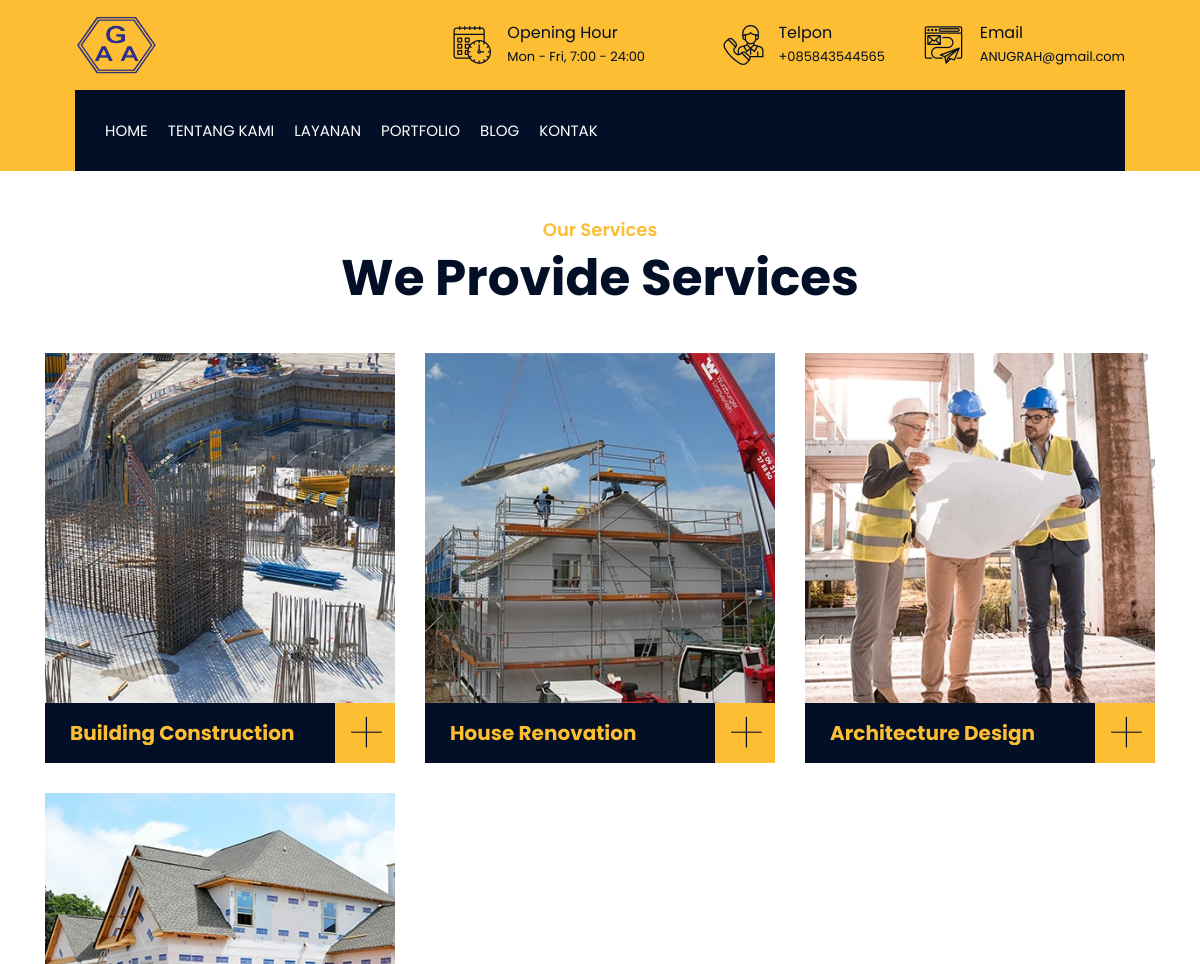
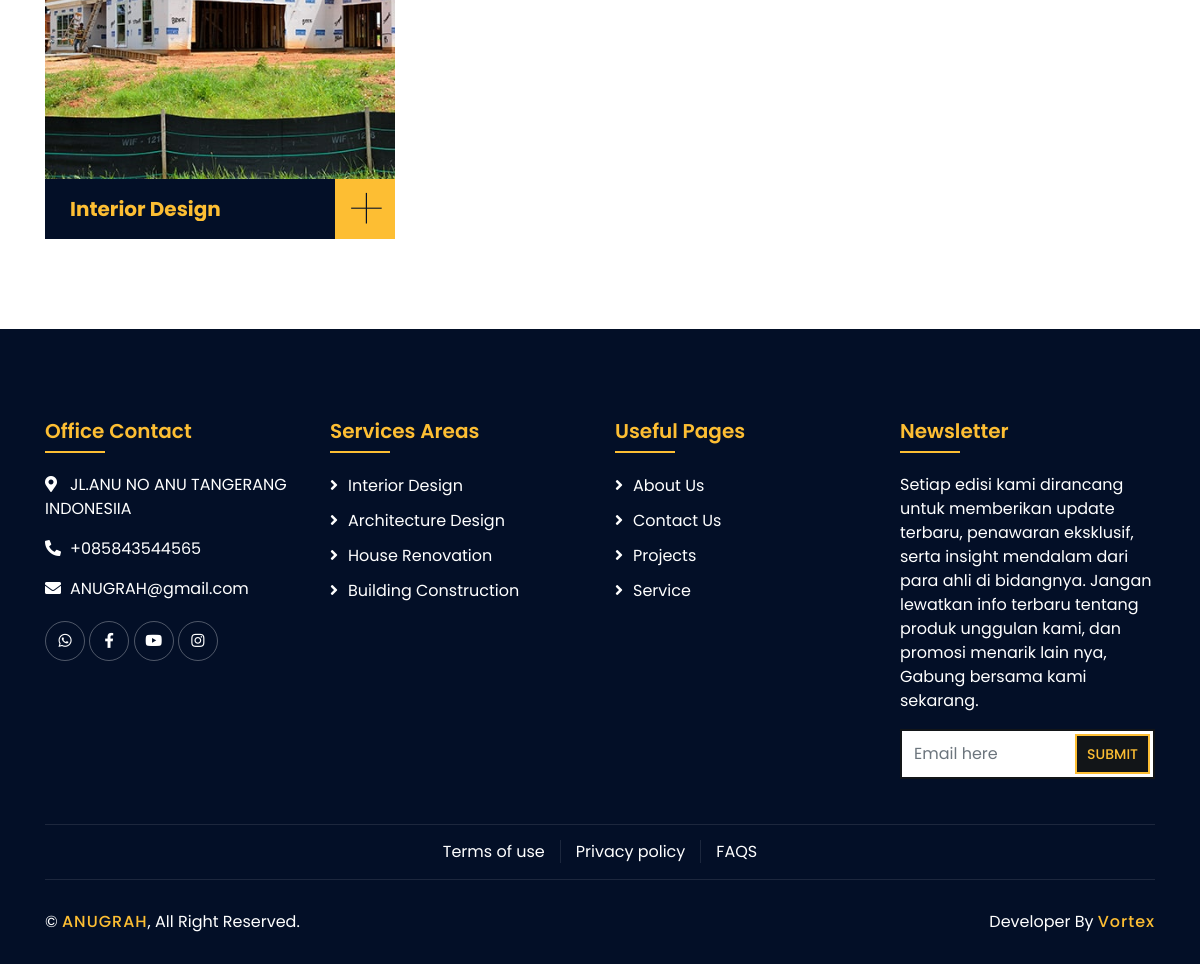
The app's page /index.php/main/service with its own data (2 pictures, top to bottom).
### tables this page shows
CREATE TABLE `set_app` (
  `id` int NOT NULL,
  `app_name` varchar(100) NOT NULL,
  `title` varchar(190) NOT NULL,
  `deskripsi` varchar(190) NOT NULL,
  `email` varchar(100) NOT NULL,
  `telpon` varchar(20) NOT NULL,
  `logo` varchar(100) NOT NULL,
  `addres` varchar(100) NOT NULL,
  `keyword` varchar(225) NOT NULL,
  `map` text NOT NULL,
  `favicon` varchar(160) NOT NULL
);

CREATE TABLE `tbl_meta_pages` (
  `id` int NOT NULL,
  `pages` varchar(100) NOT NULL,
  `meta_title` varchar(190) NOT NULL,
  `meta_deskripsi` varchar(190) NOT NULL
);

CREATE TABLE `tbl_service` (
  `id` int NOT NULL,
  `title` varchar(190) NOT NULL,
  `body` text NOT NULL,
  `images` text NOT NULL,
  `private` int NOT NULL,
  `slug` varchar(225) NOT NULL,
  `meta_deskripsi` varchar(190) NOT NULL,
  `keyword` varchar(225) NOT NULL
);

### application/controllers/Main.php (called while the page is built, shortened)
<?php
class Main extends CI_Controller
{
    public function __construct()
    {
        $this->load->model('Main_m', 'models');
    }
    function static()
    {
        $data['header'] = 'pages/public/builder/header';
        $data['nav'] = 'pages/public/builder/nav';
        $data['footer'] = 'pages/public/builder/footer';
        return $data;
    }
    public function service()
    {
        $service_title = $this->models->fetc_where_data('tbl_meta_pages', 'pages', 'SERVICE');
        $data['body'] = 'pages/public/builder/component/service';
        $data['static'] = $this->static();
        $data['seo_title'] = $service_title['meta_title'];
        $data['seo_deskripsi'] = $service_title['meta_deskripsi'];
        $data['seo_keyword'] = app('keyword');
        $data['robots'] = 'all, index, follow';
        $data['ogImages'] = base_url('assets/public/img/') . app('logo');
        $data['ogAlt'] = 'all, index, follow';
        $data['meta_service'] = $this->models->fetc_where_data('tbl_meta_pages', 'pages', 'SERVICE');
        $data['breadcump_1'] = $this->uri->segment(1);
        $data['service'] = $this->models->fetc_all_data_where('tbl_service', 'private', 0);
        $this->load->view('main', $data);
    }
}

### index.php (called while the page is built, shortened)
<?php
require_once BASEPATH.'core/CodeIgniter.php';

### application/helpers/app_helper.php (called while the page is built, shortened)
<?php
function app($x)
{
    $ci = get_instance();
    $q = $ci->db->get_where('set_app', ['id' => 1])->row_array();
    if ($x == 'telpon') {
        $r = $q['telpon'];
    } elseif (($x == 'email')) {
        $r = $q['email'];
    } elseif (($x == 'app_name')) {
        $r = $q['app_name'];
    } elseif (($x == 'logo')) {
        $r = $q['logo'];
    } elseif (($x == 'addres')) {
        $r = $q['addres'];
    } elseif (($x == 'app_name')) {
        $r = $q['app_name'];
    } elseif (($x == 'deskripsi')) {
        $r = $q['deskripsi'];
    } elseif (($x == 'keyword')) {
        $r = $q['keyword'];
    } elseif (($x == 'title')) {
        $r = $q['title'];
    } elseif (($x == 'map')) {
        $r = $q['map'];
    } elseif (($x == 'favicon')) {
        $r = $q['favicon'];
    }
    return $r;
}
function media($x)
{
    $ci = get_instance();
    $q = $ci->db->get_where('set_media', ['media' => $x])->row_array();
    return $q['link'];
}
function get_db($table)
{
    $ci = get_instance();
    $ci->db->limit(6);
    $ci->db->order_by('id', 'DESC');
    $q = $ci->db->get($table)->result();
    return $q;
}

### application/models/Main_m.php (called while the page is built, shortened)
<?php defined('BASEPATH') or exit('No direct script access allowed');
class Main_m extends CI_Model
{
    public function fetc_where_data($table, $where, $field)
    {
        $query = $this->db->get_where($table, [$where => $field])->row_array();
        return $query;
    }
    public function fetc_all_data_where($table, $where, $field)
    {
        $this->db->where($where, $field);
        $query = $this->db->get($table)->result();
        return $query;
    }
}

### application/views/pages/public/builder/component/service.php (the view, shortened to what this page needs)
<div class="service">
    <div class="container">
        <div class="section-header text-center">
            <p><?= $meta_service['meta_deskripsi'] ?></p>
            <h2><?= $meta_service['meta_title'] ?></h2>
        </div>
        <div class="row">
            <?php foreach ($service as $r): ?>
            <div class="col-lg-4 col-md-6 wow fadeInUp" data-wow-delay="0.1s">
                <div class="service-item">
                    <div class="service-img">
                        <img src="<?= htmlentities(base_url('assets/public/img/') . $r->images, ENT_QUOTES) ?>"
                            alt="<?= htmlentities($r->title) ?>">
                    </div>
                    <div class="service-text">
                        <h3><?= htmlentities($r->title) ?></h3>
                        <a class="btn" href="<?= htmlentities(base_url('service/') . $r->slug, ENT_QUOTES) ?>">+</a>
                    </div>
                </div>
            </div>
            <?php endforeach ?>
        </div>
    </div>
</div>

### application/views/main.php (shortened to what this page needs)
<!DOCTYPE html>
<html lang="en">
<head>
    <?php $this->load->view($static['header']) ?>
</head>
<body>
    <?php $this->load->view($static['nav']) ?>
    <?php $this->load->view($body) ?>
    <?php $this->load->view($static['footer']) ?>
</body>
</html>

### application/views/pages/public/builder/header.php (shortened to what this page needs)
<link href="https://stackpath.bootstrapcdn.com/bootstrap/4.4.1/css/bootstrap.min.css" rel="stylesheet">
<link href="https://cdnjs.cloudflare.com/ajax/libs/font-awesome/5.10.0/css/all.min.css" rel="stylesheet">
<link href="<?= base_url('assets/public/') ?>lib/flaticon/font/flaticon.css" rel="stylesheet">
<link href="<?= base_url('assets/public/') ?>lib/animate/animate.min.css" rel="stylesheet">
<link href="<?= base_url('assets/public/') ?>lib/owlcarousel/assets/owl.carousel.min.css" rel="stylesheet">
<link href="<?= base_url('assets/public/') ?>lib/lightbox/css/lightbox.min.css" rel="stylesheet">
<link href="<?= base_url('assets/public/') ?>lib/slick/slick.css" rel="stylesheet">
<link href="<?= base_url('assets/public/') ?>lib/slick/slick-theme.css" rel="stylesheet">
<link href="<?= base_url('assets/public/') ?>css/style.css" rel="stylesheet">

### application/views/pages/public/builder/nav.php (shortened to what this page needs)
<div class="wrapper">
    <div class="top-bar">
        <div class="container-fluid">
            <div class="row align-items-center">
                <div class="col-lg-4 col-md-12">
                    <div class="logo">
                        <a href="index.html">
                            <img src="<?= htmlentities(base_url('assets/public/img/') . app('logo'), ENT_QUOTES) ?>"
                                alt="<?= htmlentities(app('app_name')) ?>">
                        </a>
                    </div>
                </div>
                <div class="col-lg-8 col-md-7 d-none d-lg-block">
                    <div class="row">
                        <div class="col-4">
                            <div class="top-bar-item">
                                <div class="top-bar-icon">
                                    <i class="flaticon-calendar"></i>
                                </div>
                                <div class="top-bar-text">
                                    <h3>Opening Hour</h3>
                                    <p>Mon - Fri, 7:00 - 24:00</p>
                                </div>
                            </div>
                        </div>
                        <div class="col-4">
                            <div class="top-bar-item">
                                <div class="top-bar-icon">
                                    <i class="flaticon-call"></i>
                                </div>
                                <div class="top-bar-text">
                                    <h3>Telpon</h3>
                                    <p>+<?= app('telpon') ?></p>
                                </div>
                            </div>
                        </div>
                        <div class="col-4">
                            <div class="top-bar-item">
                                <div class="top-bar-icon">
                                    <i class="flaticon-send-mail"></i>
                                </div>
                                <div class="top-bar-text">
                                    <h3>Email</h3>
                                    <p><?= app('email') ?></p>
                                </div>
                            </div>
                        </div>
                    </div>
                </div>
            </div>
        </div>
    </div>
    <div class="nav-bar">
        <div class="container-fluid">
            <nav class="navbar navbar-expand-lg bg-dark navbar-dark">
                <div class="collapse navbar-collapse justify-content-between" id="navbarCollapse">
                    <div class="navbar-nav mr-auto">
                        <a href="<?= base_url() ?>" class="nav-item nav-link <?php if ($this->uri->segment(1) == '') {
                                                                                    echo 'active';
                                                                                } ?>">Home</a>
                        <a href="<?= htmlentities(base_url('about'), ENT_QUOTES) ?>"
                            class="nav-item nav-link <?php if ($this->uri->segment(1) == 'about') {
                                                                                                                    echo 'active';
                                                                                                                } ?>">Tentang
                            Kami</a>
                        <a href="<?= htmlentities(base_url('service'), ENT_QUOTES) ?>"
                            class="nav-item nav-link <?php if ($this->uri->segment(1) == 'service') {
                                                                                                                    echo 'active';
                                                                                                                } ?>">Layanan</a>
                        <a href="<?= htmlentities(base_url('portfolio'), ENT_QUOTES) ?>"
                            class="nav-item nav-link <?php if ($this->uri->segment(1) == 'portfolio') {
                                                                                                                        echo 'active';
                                                                                                                    } ?>">Portfolio</a>
                        <a href="<?= htmlentities(base_url('blog'), ENT_QUOTES) ?>" class="nav-item nav-link <?php if ($this->uri->segment(1) == 'blog') {
                                                            echo 'active';
                                                        } ?>">Blog</a>
                        <a href="<?= htmlentities(base_url('contact'), ENT_QUOTES) ?>"
                            class="nav-item nav-link">Kontak</a>
                    </div>
                </div>
            </nav>
        </div>
    </div>

### application/views/pages/public/builder/footer.php (shortened to what this page needs)
<link rel="stylesheet" type="text/css"
    href="https://cdnjs.cloudflare.com/ajax/libs/toastr.js/latest/css/toastr.min.css">
<div class="footer wow fadeIn" data-wow-delay="0.3s">
    <div class="container">
        <div class="row">
            <div class="col-md-6 col-lg-3">
                <div class="footer-contact">
                    <h2>Office Contact</h2>
                    <p><i class="fa fa-map-marker-alt"></i><?= htmlentities(app('addres')) ?></p>
                    <p><i class="fa fa-phone-alt"></i>+<?= htmlentities(app('telpon'))  ?></p>
                    <p><i class="fa fa-envelope"></i><?= htmlentities(app('email'))  ?></p>
                    <div class="footer-social">
                        <a href="<?= htmlentities(media('WHATSAPP'), ENT_QUOTES)  ?>"><i
                                class="fab fa-whatsapp"></i></a>
                        <a href="<?= htmlentities(media('FACEBOOK'), ENT_QUOTES)  ?>"><i
                                class="fab fa-facebook-f"></i></a>
                        <a href="<?= htmlentities(media('YOUTUBE'), ENT_QUOTES)  ?>"><i
                                class="fab fa-youtube"></i></a>
                        <a href="<?= htmlentities(media('INSTAGRAM'), ENT_QUOTES)  ?>"><i
                                class="fab fa-instagram"></i></a>
                    </div>
                </div>
            </div>
            <div class="col-md-6 col-lg-3">
                <div class="footer-link">
                    <h2>Services Areas</h2>
                    <?php foreach (get_db('tbl_service') as $service): ?>
                        <a
                            href="<?= htmlentities(base_url('service/') . $service->slug, ENT_QUOTES)  ?>"><?= htmlentities($service->title) ?></a>
                    <?php endforeach ?>
                </div>
            </div>
            <div class="col-md-6 col-lg-3">
                <div class="footer-link">
                    <h2>Useful Pages</h2>
                    <a href="<?= htmlentities(base_url('about'), ENT_QUOTES) ?>">About Us</a>
                    <a href="<?= htmlentities(base_url('contact'), ENT_QUOTES)  ?>">Contact Us</a>
                    <a href="<?= htmlentities(base_url('portfolio'), ENT_QUOTES)  ?>">Projects</a>
                    <a href="<?= htmlentities(base_url('service'), ENT_QUOTES)  ?>">Service</a>
                </div>
            </div>
            <div class="col-md-6 col-lg-3">
                <div class="newsletter">
                    <h2>Newsletter</h2>
                    <p>
                        Setiap edisi kami dirancang untuk memberikan update terbaru, penawaran eksklusif, serta
                        insight mendalam dari para ahli di bidangnya. Jangan lewatkan info terbaru tentang produk
                        unggulan kami, dan promosi menarik lain nya, Gabung bersama kami sekarang.
                    </p>
                    <div class="form">
                        <form id="formNewslater">
                            <input class="form-control" type="email" name="email" placeholder="Email here">
                            <button class="btn" id="sendNewslater">Submit</button>
                        </form>
                    </div>
                </div>
            </div>
        </div>
    </div>
    <div class="container footer-menu">
        <div class="f-menu">
            <a href="<?= htmlentities(base_url('terms'), ENT_QUOTES)  ?>">Terms of use</a>
            <a href="<?= htmlentities(base_url('privacy'), ENT_QUOTES)  ?>">Privacy policy</a>
            <a href="<?= htmlentities(base_url('faqs'), ENT_QUOTES) ?>">FAQS</a>
        </div>
    </div>
    <div class="container copyright">
        <div class="row">
            <div class="col-md-6">
                <p>&copy; <a href="javascript:void()"><?= app('app_name') ?></a>, All Right Reserved.</p>
            </div>
            <div class="col-md-6">
                <p>Developer By <a href="https://vortex.com">Vortex</a></p>
            </div>
        </div>
    </div>
</div>
</div>

### records on screen
set_app: logo (picture), telpon "085843544565", email "ANUGRAH@gmail.com", addres "JL.ANU NO ANU TANGERANG INDONESIIA", app_name "ANUGRAH"
tbl_meta_pages: meta_deskripsi "Our Services", meta_title "We Provide Services"
tbl_service: images (picture), title "Building Construction"
tbl_service: images (picture), title "House Renovation"
tbl_service: images (picture), title "Architecture Design"
tbl_service: images (picture), title "Interior Design"
